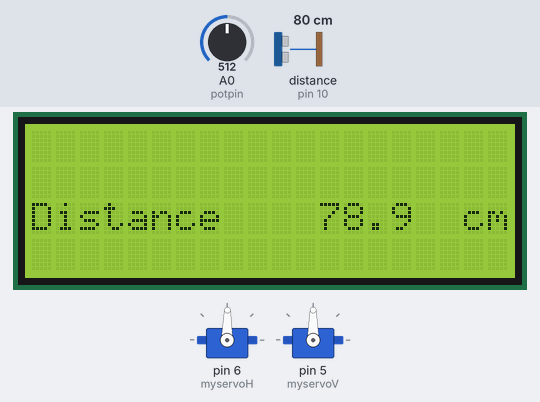
Simulated run of this sketch. Board: Arduino Uno, built with avr-gcc and run on an emulated ATmega328P. Parts: 20×4 character LCD, 2 × servo. Wiring (inferred from the names in the program): ultrasonic range finder: trigger pin 9; echo pin 10. Inputs (shaded band) come from the test bench; at power-on: A0 (potpin) = 512, distance to the obstacle (sensor on pin 10) 80 cm. The echo pulse lasts 58.3 µs per cm; what the sketch prints to the serial monitor is not drawn.

Above: at 1.2 s.
1.3 s: A0 (potpin) set to 716
At 2.6 s:
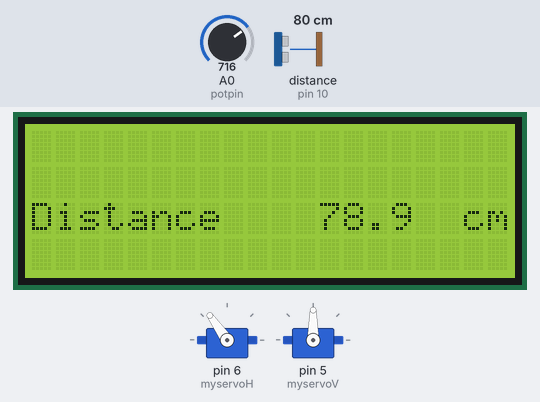
2.9 s: distance to the obstacle (sensor on pin 10) set to 2 cm
At 4.1 s:
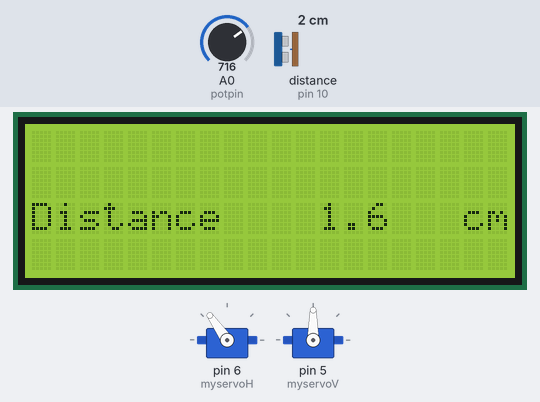
4.7 s: distance to the obstacle (sensor on pin 10) set to 120 cm
At 6.1 s:
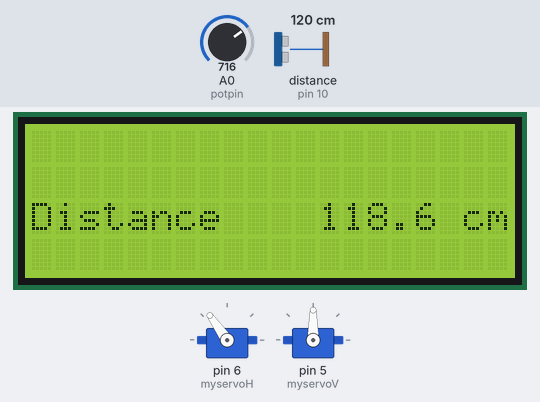
7.7 s: A0 (potpin) set to 900
At 8.8 s:
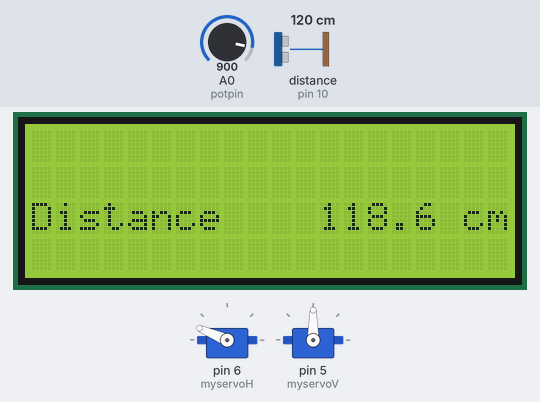
9.5 s: distance to the obstacle (sensor on pin 10) set to 4 cm
At 10.8 s:
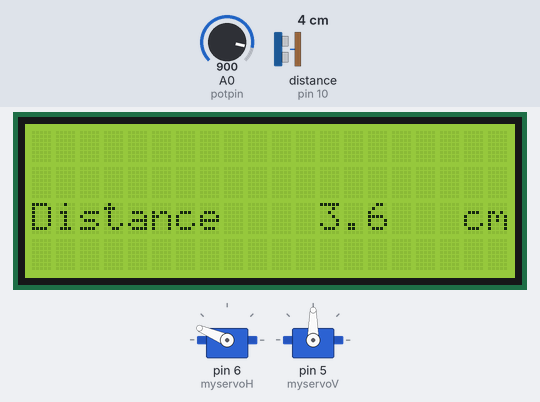
12.5 s: A0 (potpin) set to 1023
At 13.7 s:
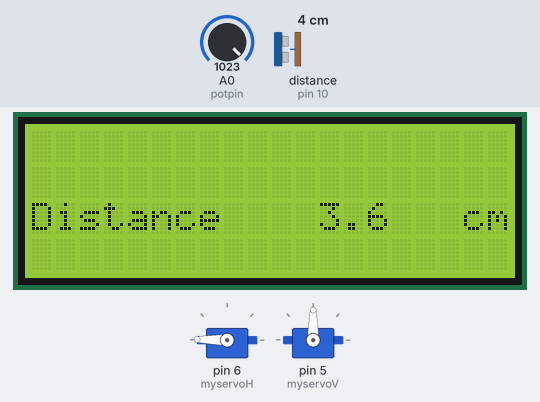
Timing chart, 0 to 15.3 s (numbered marks = the images above; inputs shaded):
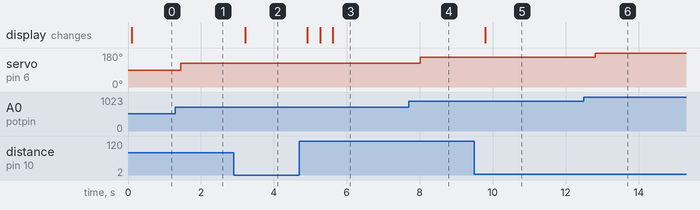

The sketch:

EP10_Servo_Potentiometer_Ultrasonic_HC_SR04_LCD.ino
```cpp
#include <Servo.h>
#include <Wire.h>
#include <LiquidCrystal_I2C.h>

LiquidCrystal_I2C lcd(0x3F,20,4);
int potpin = 0; // analog pin used to connect the potentiometer
int val;        // variable to read the value from the analog pin
int trigPin = 9;
int echoPin = 10;
float duration_usec;
int distance_mm;

Servo myservoH, myservoV;           // create servo object to control a servo
                                    // a maximum of eight servo objects can be created
int pos = 0;                        // variable to store the servo position
void setup()
{
  pinMode(trigPin, OUTPUT);
  pinMode(echoPin, INPUT);
  digitalWrite(trigPin,LOW);
  lcd.begin();
  Serial.begin(9600);
  myservoH.attach(6);                // attaches the servo on pin 6 to the servo object
  myservoV.attach(5);
}

void loop()
{
  val = analogRead(potpin);        // reads the value of the potentiometer (value // between 0 and 1023)
  val = map(val, 0, 1023, 0, 179); // scale it to use it with the servo (value
                                   // between 0 and 180)
  myservoH.write(val);              // sets the servo position according to the
                                   // scaled value
  duration_usec = ping();
  distance_mm = (17*duration_usec)/100;
  delay(10);                       // waits 15ms for the servo to reach the position
  disp();
}

int ping()
{
  // send a pulse (at least 10 usec long) to the TRIG pin
  digitalWrite(trigPin, HIGH);
  delayMicroseconds(12);
  digitalWrite(trigPin, LOW);
  // measure the ECHO pulse width (in microseconds)
  float duration_usec = pulseIn(echoPin, HIGH);
  return duration_usec;
}

void disp()
{
  Serial.print("Distance: ");
  Serial.print(distance_mm / 10);
  Serial.print('.' );
  Serial.print(distance_mm % 10);
  Serial.println(" cm");
  lcd.home();
  lcd.setCursor(0,2);
  lcd.print("Distance            ");
  lcd.setCursor(12,2);
  lcd.print(distance_mm / 10);
  lcd.print('.');
  lcd.print(distance_mm % 10);
  lcd.setCursor(18,2);
  lcd.print("cm");
  delay(300);
}
```

Measured:
- after the input at 1.3 s, servo on pin 6 (myservoH): 89° → 125° after 0.14 s
- after the input at 2.9 s, the display: changes after 0.31 s (image 2)
- after the input at 4.7 s, the display: changes after 0.22 s (image 3)
- after the input at 7.7 s, servo on pin 6 (myservoH): 125° → 157° after 0.31 s
- after the input at 9.5 s, the display: changes after 0.29 s (image 5)
- after the input at 12.5 s, servo on pin 6 (myservoH): 157° → 179° after 0.31 s
